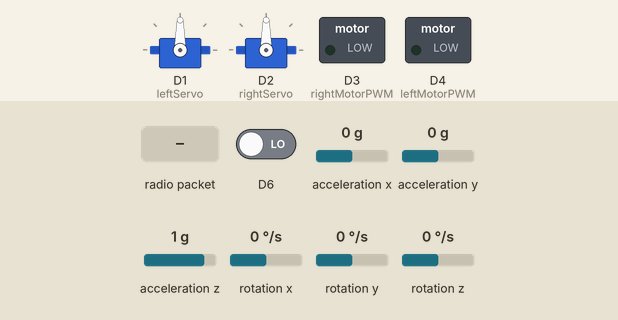
The sketch below on a simulated ESP8266 (NodeMCU). Parts: 2 × servo, switched loads named in the sketch (green lamp = pin HIGH). The inputs (shaded band) are chosen by the test bench; at power-on: D6 LOW, acceleration x 0 g, acceleration y 0 g, acceleration z 1 g, rotation x 0 °/s, rotation y 0 °/s, rotation z 0 °/s. EEPROM starts erased; what the sketch prints to the serial monitor is not drawn.

Above: at 1.7 s.
1.8 s: D6 driven HIGH
3.3 s: radio packet "1" arrives
Timing chart, 0 to 6.3 s (numbered marks = the images above; inputs shaded):
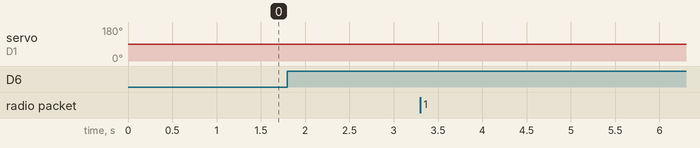

The sketch:

esp8266_mpu6050_plane.ino
```cpp
#include "MPU6050_Module.h"
#include "PIDManager.h"
#include "Mixer.h"
#include "Telemetry.h"
#include "RadioReceiver.h"
#include "PIDTuner.h"
#include "PIDStorage.h"
#include "Actuators.h"

MPU6050_Module imu(D6);
RadioReceiver radio;
PIDManager pid;
Actuators actuators;

float throttle = 0;
float yawOutput = 0;

struct StickInput {
    int16_t x;  // -255 to +255 (left/right)
    int16_t y;  // -255 to +255 (forward/back)
    float throttle;
    float yaw;
};
StickInput stick = {0, 0, 0, 0};  // x = roll, y = pitch

// Map a value from one range to another
float mapFloat(float x, float in_min, float in_max, float out_min, float out_max) {
    return (x - in_min) * (out_max - out_min) / (in_max - in_min) + out_min;
}

void logPIDValues() {
    Serial.println("=== PID Values ===");

    Serial.printf("Roll Angle:   Kp=%.3f Ki=%.3f Kd=%.3f\n",
                  pid.rollAnglePID.getKp(),
                  pid.rollAnglePID.getKi(),
                  pid.rollAnglePID.getKd());

    Serial.printf("Pitch Angle:  Kp=%.3f Ki=%.3f Kd=%.3f\n",
                  pid.pitchAnglePID.getKp(),
                  pid.pitchAnglePID.getKi(),
                  pid.pitchAnglePID.getKd());

    Serial.printf("Roll Rate:    Kp=%.3f Ki=%.3f Kd=%.3f\n",
                  pid.rollRatePID.getKp(),
                  pid.rollRatePID.getKi(),
                  pid.rollRatePID.getKd());

    Serial.printf("Pitch Rate:   Kp=%.3f Ki=%.3f Kd=%.3f\n",
                  pid.pitchRatePID.getKp(),
                  pid.pitchRatePID.getKi(),
                  pid.pitchRatePID.getKd());

    Serial.println("==================");
}


void setup() {
    // FORCE motor pins LOW immediately
    pinMode(D3, OUTPUT);
    pinMode(D4, OUTPUT);

    digitalWrite(D3, LOW);
    digitalWrite(D4, LOW);

    Serial.begin(921600);

    imu.begin(D5, D7);
    radio.begin();
    actuators.begin();

    PIDStorage::begin();
    PIDStorage::load(pid);
    PIDTuner::attach(&pid);

    logPIDValues();
}


void loop() {
    // ---------- RADIO ----------
    if (radio.hasNewControl()) {
        int16_t r,p,y;
        uint16_t t;

        radio.getControl(r,p,y,t);

        stick.x = map(r, 1000, 2000, -255, 255);
        stick.y = map(p, 1000, 2000, -255, 255);

        // stick.throttle = map(t, 1000, 2000, 0, 255);
        stick.throttle = map(t, 1000, 2000, -30, 255);
        stick.yaw = map(y, 1000, 2000, -200, 200);
    }

    if (imu.update()){
      // Get IMU data
      float yaw   = imu.getYaw();
      float pitch = imu.getPitch();
      float roll  = imu.getRoll();

      // float yaw   = imu.getYawUnwrapped();
      // float pitch = imu.getPitchUnwrapped();
      // float roll  = imu.getRollUnwrapped();

      float ax = imu.getAccX(), ay = imu.getAccY(), az = imu.getAccZ();
      float lax = imu.getLinAccX(), lay = imu.getLinAccY(), laz = imu.getLinAccZ();
      float gx = imu.getGyroX(), gy = imu.getGyroY(), gz = imu.getGyroZ();

      // ---------- SETPOINTS ----------
      float rollSetpoint = mapFloat(stick.x, -255, 255, -40.0, 40.0);
      float pitchRateSetpoint = mapFloat(stick.y, -255, 255, -40.0, 40.0);

      // Compute PID outputs

      float rollOutput  = pid.computeRoll(roll , gx , rollSetpoint);
      float pitchOutput = pid.computePitch(pitch , -gy , pitchRateSetpoint);

      // Telemetry
      Telemetry::print(yaw, pitch, roll, ax, ay, az, lax, lay, laz, gx, gy, gz);

      if (stick.throttle < 0 && stick.x > -5 && stick.x < 5) {
        rollOutput = 0;
      }
      // ---------- ACTUATORS ----------
      actuators.setElevators(pitchOutput, rollOutput);
      // actuators.setMotors(stick.throttle, stick.yaw); // old mode roll by left stick by elevator control
      actuators.setMotors(stick.throttle, rollOutput); // new roll by pid with right stick simplified by only motors

    }

}
```

Actuators.cpp
```cpp
// Actuators.cpp

#include "Actuators.h"

void Actuators::begin() {
    leftServo.attach(D1);
    rightServo.attach(D2);

    pinMode(leftMotorPWM, OUTPUT);
    pinMode(rightMotorPWM, OUTPUT);

    digitalWrite(leftMotorPWM, LOW);
    digitalWrite(rightMotorPWM, LOW);

    analogWrite(leftMotorPWM, 0);
    analogWrite(rightMotorPWM, 0);

    analogWriteFreq(5000);   // 10kHz for motors
}

float Actuators::constrainFloat(float v, float minv, float maxv) {
    if (v < minv) return minv;
    if (v > maxv) return maxv;
    return v;
}

void Actuators::setElevators(float pitch, float roll) {

    float left  = pitch + roll;
    float right = pitch - roll;
    int max_angle = 60;
    left  = constrainFloat(left,  -max_angle, max_angle);
    right = constrainFloat(right, -max_angle, max_angle);

    // left servo is mirrored
    int leftAngle  = map(left,  max_angle, -max_angle,  0, 180);
    int rightAngle = map(right, -max_angle, max_angle,  0, 180);

    leftServo.write(leftAngle);
    rightServo.write(rightAngle);
}

void Actuators::setMotors(float throttle, float yaw) {

    float left  = throttle + yaw;
    float right = throttle - yaw;

    left  = constrainFloat(left,  0, 255);
    right = constrainFloat(right, 0, 255);

    analogWrite(leftMotorPWM,  left);
    analogWrite(rightMotorPWM, right);
}
```

Actuators.h
```cpp
// Actuators.h

#pragma once
#include <Servo.h>

class Actuators {
public:
    void begin();

    void setElevators(float pitch, float roll);
    void setMotors(float throttle, float yaw);

private:
    Servo leftServo;
    Servo rightServo;

    int leftMotorPWM = D4;
    int rightMotorPWM = D3;

    float constrainFloat(float v, float minv, float maxv);
};
```

MPU6050_Module.cpp
```cpp
#include "MPU6050_Module.h"

MPU6050_Module* MPU6050_Module::instance = nullptr;

MPU6050_Module::MPU6050_Module(uint8_t interruptPin) {
    _interruptPin = interruptPin;
    instance = this;
    yaw_prev = pitch_prev = roll_prev = 0;
    yaw_total = pitch_total = roll_total = 0;

}

void IRAM_ATTR MPU6050_Module::isrWrapper() {
    if (instance) instance->mpuInterrupt = true;
}

bool MPU6050_Module::begin(uint8_t sda, uint8_t scl) {
    Wire.begin(sda, scl);
    Wire.setClock(400000);

    mpu.initialize();
    mpu.dmpInitialize();
    mpu.setFullScaleGyroRange(MPU6050_GYRO_FS_2000);

    // calibrateGyro();

    mpu.setDMPEnabled(true);
    attachInterrupt(digitalPinToInterrupt(_interruptPin), isrWrapper, RISING);

    packetSize = mpu.dmpGetFIFOPacketSize();
    dmpReady = true;

    return true;
}

void MPU6050_Module::calibrateGyro(uint16_t samples) {
    long sx=0, sy=0, sz=0;
    delay(1);

    for(int i=0;i<samples;i++){
        mpu.getRotation(&gx_raw,&gy_raw,&gz_raw);
        sx+=gx_raw; sy+=gy_raw; sz+=gz_raw;
        delay(1);
    }

    gx_bias = (sx/(float)samples)/16.4;
    gy_bias = (sy/(float)samples)/16.4;
    gz_bias = (sz/(float)samples)/16.4;
}


float MPU6050_Module::unwrapAngle(float current, float &prev, float &total) {
    float delta = current - prev;

    if (delta > 200)       delta -= 360;
    else if (delta < -200) delta += 360;
    else if (delta > 150)  delta -= 180;
    else if (delta < -150) delta += 180;

    total += delta;
    prev = current;
    return total;
}

bool MPU6050_Module::update() {
    if (!dmpReady || !mpuInterrupt) return false;
    mpuInterrupt = false;

    uint16_t fifoCount = mpu.getFIFOCount();
    if (fifoCount >= 1024) {
        mpu.resetFIFO();
        return false;
    }

    if (fifoCount < packetSize) return false;

    mpu.getFIFOBytes(fifoBuffer, packetSize);

    mpu.dmpGetQuaternion(&q, fifoBuffer);
    mpu.dmpGetGravity(&gravity, &q);
    mpu.dmpGetYawPitchRoll(ypr, &q, &gravity);

    mpu.getRotation(&gx_raw, &gy_raw, &gz_raw);
    gx = gx_raw/16.4 - gx_bias;
    gy = gy_raw/16.4 - gy_bias;
    gz = gz_raw/16.4 - gz_bias;

    // ----- Acceleration -----
    mpu.dmpGetAccel(&aa, fifoBuffer);
    mpu.dmpGetLinearAccel(&aaReal, &aa, &gravity);

    ax  = (aa.x / 16384.0) * 9.80665;
    ay  = (aa.y / 16384.0) * 9.80665;
    az  = (aa.z / 16384.0) * 9.80665;

    lax = (aaReal.x / 16384.0) * 9.80665;
    lay = (aaReal.y / 16384.0) * 9.80665;
    laz = (aaReal.z / 16384.0) * 9.80665;

    // Unwrap angles
    unwrapAngle(ypr[0]*180/M_PI, yaw_prev, yaw_total);
    unwrapAngle(ypr[1]*180/M_PI, pitch_prev, pitch_total);
    unwrapAngle(ypr[2]*180/M_PI, roll_prev, roll_total);


    return true;
}

// Getters
float MPU6050_Module::getYaw()   { return ypr[0]*180/M_PI; }
float MPU6050_Module::getPitch() { return ypr[1]*180/M_PI; }
float MPU6050_Module::getRoll()  { return ypr[2]*180/M_PI; }

float MPU6050_Module::getGyroX() { return gx; }
float MPU6050_Module::getGyroY() { return gy; }
float MPU6050_Module::getGyroZ() { return gz; }

float MPU6050_Module::getAccX() { return ax; }
float MPU6050_Module::getAccY() { return ay; }
float MPU6050_Module::getAccZ() { return az; }

float MPU6050_Module::getLinAccX() { return lax; }
float MPU6050_Module::getLinAccY() { return lay; }
float MPU6050_Module::getLinAccZ() { return laz; }

// Getters unwrapped
float MPU6050_Module::getYawUnwrapped()   { return yaw_total; }
float MPU6050_Module::getPitchUnwrapped() { return pitch_total; }
float MPU6050_Module::getRollUnwrapped()  { return roll_total; }
```

MPU6050_Module.h
```cpp
#ifndef MPU6050_MODULE_H
#define MPU6050_MODULE_H

#include "I2Cdev.h"
#include "MPU6050_6Axis_MotionApps20.h"
#include "Wire.h"

class MPU6050_Module {
public:
    MPU6050_Module(uint8_t interruptPin);

    bool begin(uint8_t sda, uint8_t scl);
    void calibrateGyro(uint16_t samples = 100);
    bool update();

    // getters
    float getYaw();
    float getPitch();
    float getRoll();

    float getAccX();
    float getAccY();
    float getAccZ();

    float getLinAccX();
    float getLinAccY();
    float getLinAccZ();

    float getYawUnwrapped();
    float getPitchUnwrapped();
    float getRollUnwrapped();

    float getGyroX();
    float getGyroY();
    float getGyroZ();

private:
    MPU6050 mpu;

    uint8_t _interruptPin;
    bool dmpReady = false;
    uint16_t packetSize;

    uint8_t fifoBuffer[64];

    Quaternion q;
    VectorFloat gravity;
    VectorInt16 aa, aaReal;

    float ypr[3];


    // Unwrap
    float yaw_prev, pitch_prev, roll_prev;
    float yaw_total, pitch_total, roll_total;


    int16_t gx_raw, gy_raw, gz_raw;
    float gx, gy, gz;
    float ax, ay, az;
    float lax, lay, laz;

    float gx_bias = 0, gy_bias = 0, gz_bias = 0;

    volatile bool mpuInterrupt = false;

    static void IRAM_ATTR isrWrapper();
    static MPU6050_Module* instance;

    float unwrapAngle(float current, float &prev, float &total);
};

#endif
```

Mixer.h
```cpp
// Mixer.h
#pragma once

struct ElevatorOutput {
    float left;
    float right;
};

class Mixer {
public:
    static ElevatorOutput mix(float pitchOutput, float rollOutput) {
        ElevatorOutput out;
        out.left  = pitchOutput + rollOutput;
        out.right = pitchOutput - rollOutput;
        return out;
    }
};
```

PID.cpp
```cpp
// pid.cpp
#include "PID.h"
#include <Arduino.h>

PID::PID(float kp, float ki, float kd, float outMin, float outMax) {
  _kp = kp;
  _ki = ki;
  _kd = kd;

  _outMin = outMin;
  _outMax = outMax;

  _integral = 0;
  _lastError = 0;
  _lastTime = millis();
}

void PID::setTunings(float kp, float ki, float kd) {
  _kp = kp;
  _ki = ki;
  _kd = kd;
}

void PID::setOutputLimits(float min, float max) {
  _outMin = min;
  _outMax = max;
}

void PID::setSetpoint(float sp) {
  _setpoint = sp;
}

float PID::compute(float input) {
  unsigned long now = millis();
  float dt = (now - _lastTime) / 1000.0;
  if (dt <= 0) return 0;

  float error = _setpoint - input;

  _integral += error * dt;

  float derivative = (error - _lastError) / dt;

  float output = (_kp * error) +
                 (_ki * _integral) +
                 (_kd * derivative);

  // Anti-windup clamp
  if (output > _outMax) output = _outMax;
  if (output < _outMin) output = _outMin;

  _lastError = error;
  _lastTime = now;

  return output;
}
float PID::getKp() const { return _kp; }
float PID::getKi() const { return _ki; }
float PID::getKd() const { return _kd; }
```

PID.h
```cpp
// pid.h
#ifndef SIMPLE_PID_H
#define SIMPLE_PID_H

class PID {
  public:
    PID(float kp, float ki, float kd, float outMin, float outMax);

    void setTunings(float kp, float ki, float kd);
    void setOutputLimits(float min, float max);
    void setSetpoint(float sp);

    float compute(float input);

    // ← Add getters
    float getKp() const;
    float getKi() const;
    float getKd() const;

    float _kp, _ki, _kd;
  private:

    float _setpoint;

    float _integral;
    float _lastError;

    float _outMin, _outMax;

    unsigned long _lastTime;
};

#endif
```

PIDManager.h
```cpp
// PIDManager.h
#pragma once
#include "PID.h"
#include <math.h>

class PIDManager {
public:
    PIDManager()
        : pitchAnglePID(4.0, 0.0, 0.0, -200, 200),
          rollAnglePID(4.0, 0.0, 0.0, -200, 200),
          pitchRatePID(0.15, 0.0, 0.002, -500, 500),
          rollRatePID(0.15, 0.0, 0.002, -500, 500) {}

    float computePitch(float pitch, float gyroX, float externalRateSetpoint = NAN) {
        if (isnan(externalRateSetpoint)) {  // Angle mode by default
            pitchAnglePID.setSetpoint(0);   // level
            float desiredRate = pitchAnglePID.compute(pitch);
            pitchRatePID.setSetpoint(desiredRate);
        } else {
            pitchAnglePID.setSetpoint(externalRateSetpoint);   // level
            float desiredRate = pitchAnglePID.compute(pitch);
            pitchRatePID.setSetpoint(desiredRate);
            // pitchRatePID.setSetpoint(externalRateSetpoint);  // ACRO mode
        }
        return pitchRatePID.compute(gyroX);
    }

    float computeRoll(float roll, float gyroY, float externalAngleSetpoint = NAN) {
        if (isnan(externalAngleSetpoint)) {  // Rate mode by default
            rollAnglePID.setSetpoint(0);  // level
            float desiredRate = rollAnglePID.compute(roll);
            rollRatePID.setSetpoint(desiredRate);
        } else {
            rollAnglePID.setSetpoint(externalAngleSetpoint);  // ANGLE mode
            float desiredRate = rollAnglePID.compute(roll);
            rollRatePID.setSetpoint(desiredRate);
        }
        return rollRatePID.compute(gyroY);
    }

public:
    PID pitchAnglePID, rollAnglePID;
    PID pitchRatePID, rollRatePID;
};
```

PIDStorage.h
```cpp
#pragma once
#include <EEPROM.h>
#include "PIDManager.h"
#include <Arduino.h>

class PIDStorage {
public:
    static void begin() {
        EEPROM.begin(512); // allocate 512 bytes
    }

    static void load(PIDManager &pid) {
        // Check if EEPROM has been initialized (magic number)
        uint8_t flag = EEPROM.read(0);
        if (flag != 0x42) { // 0x42 = arbitrary "initialized" marker
            Serial.println("EEPROM empty, using default PID values");
            return; // leave defaults in PIDManager
        }

        // read each PID: 3 floats per PID, 4 PIDs
        float val;
        int addr = 1;

        // rollAnglePID
        EEPROM.get(addr, val); pid.rollAnglePID.setTunings(val, pid.rollAnglePID.getKi(), pid.rollAnglePID.getKd()); addr += sizeof(float);
        EEPROM.get(addr, val); pid.rollAnglePID.setTunings(pid.rollAnglePID.getKp(), val, pid.rollAnglePID.getKd()); addr += sizeof(float);
        EEPROM.get(addr, val); pid.rollAnglePID.setTunings(pid.rollAnglePID.getKp(), pid.rollAnglePID.getKi(), val); addr += sizeof(float);

        // pitchAnglePID
        EEPROM.get(addr, val); pid.pitchAnglePID.setTunings(val, pid.pitchAnglePID.getKi(), pid.pitchAnglePID.getKd()); addr += sizeof(float);
        EEPROM.get(addr, val); pid.pitchAnglePID.setTunings(pid.pitchAnglePID.getKp(), val, pid.pitchAnglePID.getKd()); addr += sizeof(float);
        EEPROM.get(addr, val); pid.pitchAnglePID.setTunings(pid.pitchAnglePID.getKp(), pid.pitchAnglePID.getKi(), val); addr += sizeof(float);

        // rollRatePID
        EEPROM.get(addr, val); pid.rollRatePID.setTunings(val, pid.rollRatePID.getKi(), pid.rollRatePID.getKd()); addr += sizeof(float);
        EEPROM.get(addr, val); pid.rollRatePID.setTunings(pid.rollRatePID.getKp(), val, pid.rollRatePID.getKd()); addr += sizeof(float);
        EEPROM.get(addr, val); pid.rollRatePID.setTunings(pid.rollRatePID.getKp(), pid.rollRatePID.getKi(), val); addr += sizeof(float);

        // pitchRatePID
        EEPROM.get(addr, val); pid.pitchRatePID.setTunings(val, pid.pitchRatePID.getKi(), pid.pitchRatePID.getKd()); addr += sizeof(float);
        EEPROM.get(addr, val); pid.pitchRatePID.setTunings(pid.pitchRatePID.getKp(), val, pid.pitchRatePID.getKd()); addr += sizeof(float);
        EEPROM.get(addr, val); pid.pitchRatePID.setTunings(pid.pitchRatePID.getKp(), pid.pitchRatePID.getKi(), val); addr += sizeof(float);

        Serial.println("PID values loaded from EEPROM");
    }

    static void save(PIDManager &pid) {
        int addr = 0;
        EEPROM.write(addr++, 0x42); // magic byte to mark as initialized

        // rollAnglePID
        EEPROM.put(addr, pid.rollAnglePID.getKp()); addr += sizeof(float);
        EEPROM.put(addr, pid.rollAnglePID.getKi()); addr += sizeof(float);
        EEPROM.put(addr, pid.rollAnglePID.getKd()); addr += sizeof(float);

        // pitchAnglePID
        EEPROM.put(addr, pid.pitchAnglePID.getKp()); addr += sizeof(float);
        EEPROM.put(addr, pid.pitchAnglePID.getKi()); addr += sizeof(float);
        EEPROM.put(addr, pid.pitchAnglePID.getKd()); addr += sizeof(float);

        // rollRatePID
        EEPROM.put(addr, pid.rollRatePID.getKp()); addr += sizeof(float);
        EEPROM.put(addr, pid.rollRatePID.getKi()); addr += sizeof(float);
        EEPROM.put(addr, pid.rollRatePID.getKd()); addr += sizeof(float);

        // pitchRatePID
        EEPROM.put(addr, pid.pitchRatePID.getKp()); addr += sizeof(float);
        EEPROM.put(addr, pid.pitchRatePID.getKi()); addr += sizeof(float);
        EEPROM.put(addr, pid.pitchRatePID.getKd()); addr += sizeof(float);

        EEPROM.commit();
        Serial.println("PID values saved to EEPROM");
    }
};
```

PIDTuner.h
```cpp
// PIDTuner.h
#pragma once
#include "PIDManager.h"
#include <stdint.h>

class PIDTuner {
public:
    static void attach(PIDManager *manager);
    static void apply(uint8_t axis, uint8_t level,
                      float kp, float ki, float kd);

private:
    static PIDManager *pid;
};
```

Source omitted: PIDTuner.cpp (859 bytes), RadioReceiver.cpp (2003 bytes), RadioReceiver.h (1320 bytes), Telemetry.h (897 bytes)

Measured:
- after the input at 1.8 s, servo on D1 (leftServo): 90° → 89° at once
- after the input at 3.3 s, every drawn part: stays the same
